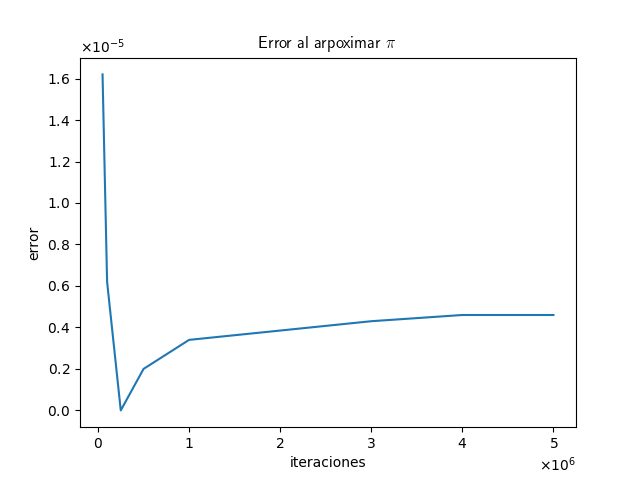

Write Python code to recreate this figure.
import matplotlib.pyplot as plt
import numpy as np

it_vals = {50000:3.1415758, 100000:3.1415858, 250000:3.141592,
500000:3.141594, 1000000:3.1415954, 3000000:3.1415963, 4000000:3.1415966,
5000000:3.1415966}

target = 3.141592

errors = np.abs(np.array(list(it_vals.values())) - target)
it = np.array(list(it_vals.keys()))

plt.plot(it, errors)
plt.ticklabel_format(style='sci', axis='x', scilimits=(0,0), useMathText = True)
plt.ticklabel_format(style='sci', axis='y', scilimits=(0,0), useMathText = True)
plt.title('Error al arpoximar $\pi$', usetex=True)
plt.xlabel('iteraciones')
plt.ylabel('error')
plt.savefig('error.png')